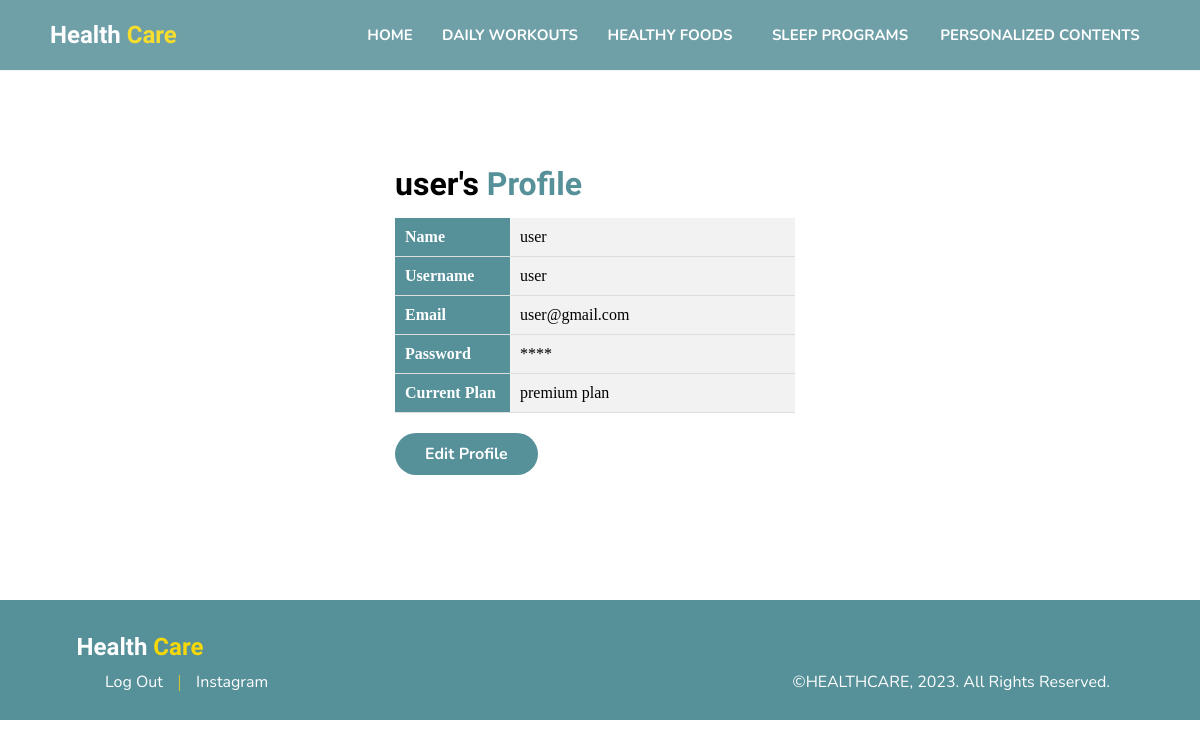
The app's page /user-premium/profile.php (signed in) with its own data.
### tables this page shows
CREATE TABLE `user` (
  `id_user` int(11) NOT NULL,
  `name` varchar(225) NOT NULL,
  `username` varchar(10) NOT NULL,
  `email` varchar(50) NOT NULL,
  `password` varchar(20) NOT NULL,
  `level` varchar(5) NOT NULL
);

CREATE TABLE `subscription` (
  `id_subscription` int(11) NOT NULL,
  `id_user` int(11) NOT NULL,
  `plan_name` varchar(50) NOT NULL,
  `plan_price` varchar(225) NOT NULL,
  `status` varchar(11) NOT NULL
);

### user-premium/profile.php (the view, shortened to what this page needs)
<?php
include '../connect.php';
$username = $_SESSION['username'];
$query = "SELECT * FROM user WHERE username = '$username'";
$result = mysqli_query($mysqli, $query);
$userData = mysqli_fetch_assoc($result);
include '../connect.php';
$id_user = $_SESSION['id_user'];
$query = "SELECT * FROM subscription WHERE id_user = '$id_user'";
$result = mysqli_query($mysqli, $query);
$subsData = mysqli_fetch_assoc($result);
?>
<!DOCTYPE html>
<html lang="en">
<head>
  <link rel="stylesheet" href="style_prempage.css" />
</head>
<body>
  <div class="navbar">
    <div class="logo">
      <h2>Health <span>Care</span></h2>
    </div>
    <div class="navigator">
      <a href="index.php" class="btn">Home</a>
      <a href="daily-workouts.php" class="btn">Daily Workouts</a>
      <a href="healthy-foods.php" class="btn">Healthy Foods</a>
      <a href="sleep-programs.php" class="btn">Sleep Programs</a>
      <a href="personalized-page.php" class="btn">Personalized Contents</a>
    </div>
  </div>
  <div class="banner">
    <div class="text">
      <h1><?php echo $_SESSION['username']; ?>'s <span>Profile</span></h1>
      <table class="profile-table">
        <tr>
          <th>Name</th>
          <td><?php echo $userData['name']; ?></td>
        </tr>
        <tr>
          <th>Username</th>
          <td><?php echo $userData['username']; ?></td>
        </tr>
        <tr>
          <th>Email</th>
          <td><?php echo $userData['email']; ?></td>
        </tr>
        <tr>
          <th>Password</th>
          <td><?php echo str_repeat('*', strlen($userData['password'])); ?></td>
        </tr>
        <tr>
          <th>Current Plan</th>
          <td><?php echo $subsData['plan_name']; ?></td>
        </tr>
      </table>
      <a href="edit-profile.php?id=<?php echo $userData['id_user']; ?>">Edit Profile</a>
    </div>
  </div>
  <div class="footer">
    <div class="logo-footer">
      <h2>Health <span>Care</span></h2>
    </div>
    <div class="footer-bot">
      <div class="profile-navigation">
        <a href="../loginpage.php" class="profile-link">Log Out</a>
        <span>|</span>
        <a href="https://www.instagram.com/raffortless/" class="profile-link">Instagram</a>
      </div>
      <div class="copyright">
        <p>&copy;HEALTHCARE, 2023. All Rights Reserved.</p>
      </div>
    </div>
  </div>
</body>
</html>

### user-premium/style_prempage.css (style rules this page uses)
* { margin: 0; padding: 0; }
h1, h2 { font-family: "Signika", sans-serif; }
a, p, li, h3, label { font-family: "Nunito", sans-serif; }
a { text-decoration: none; }
.navbar { display: flex; position: fixed; align-items: center; justify-content: space-between; box-sizing: border-box; background-color: #569099; height: 70px; width: 100%; opacity: 0.85; padding-left: 50px; padding-right: 50px; box-shadow: 0 0.2px 0.6px; border-bottom-left-radius: 0px; border-bottom-right-radius: 0px; margin-top: -70px; transition: 0.5s ease; z-index: 5; }
.navbar .navigator { height: 100px; }
.navbar .logo h2 { color: white; }
.navbar .logo span { color: #f6d809; }
.navigator { display: flex; position: relative; background: transparent; width: 800px; height: 70px; font-size: 0; margin-left: 0; margin-right: 0; }
.navigator a { display: inline-block; position: relative; text-decoration: none; text-align: center; text-transform: uppercase; font-size: 15px; line-height: 50px; z-index: 1; }
.navigator a:nth-child(1) { width: 80px; }
.navigator a:nth-child(2) { width: 160px; }
.navigator a:nth-child(3) { width: 160px; }
.navigator a:nth-child(4) { width: 180px; }
.navigator a:nth-child(5) { width: 220px; }
.btn { color: white; font-weight: bold; display: inline-block; box-sizing: border-box; height: 100%; padding: 10px; padding-top: 25px; font-size: 18px; transition: 0.4s ease, color 0.4s ease; }
.banner { height: 500px; width: 100%; display: flex; justify-content: space-around; align-items: center; margin-top: 70px; margin-bottom: 30px; }
.banner .text { width: 400px; box-sizing: border-box; margin-left: -10px; }
.banner .text span { color: #569099; }
.banner .text a { margin-top: 20px; display: inline-block; background-color: #569099; padding: 10px 30px; border-radius: 30px; color: white; font-weight: bold; transition: 0.3s; }
.footer { height: 120px; background-color: #569099; display: flex; flex-direction: column; justify-content: center; align-items: center; margin-top: 0px; }
.footer h2 { color: white; margin-top: 5px; margin-bottom: 10px; }
.logo-footer { margin-right: 920px; }
.footer span { color: #f6d809; }
.footer-bot { display: flex; justify-content: space-between; width: 85%; }
.copyright { margin-bottom: 0px; color: white; }
.profile-navigation { display: flex; align-items: center; }
.profile-link { margin: 0 15px; color: #fff; transition: 0.3s ease-in-out; }
.profile-table { width: 100%; border-collapse: collapse; margin-top: 15px; }
.profile-table th, .profile-table td { padding: 10px; text-align: left; border-bottom: 1px solid #ddd; }
.profile-table th { background-color: #569099; font-weight: bold; color: white; width: 95px; }
.profile-table td { background-color: #f2f2f2; }

### records on screen
user: name "user", username "user", email "user@gmail.com", password "****"
subscription: plan_name "premium plan"

### other values on screen
$_SESSION['username'] "user"
